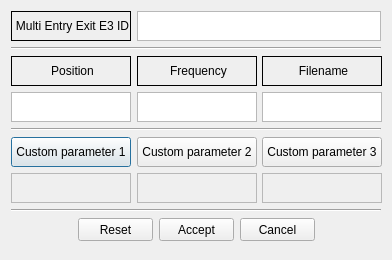
<?xml version="1.0" encoding="UTF-8"?>
<ui version="4.0">
 <class>multiEntryExitE3DetectorItemDialog</class>
 <widget class="QDialog" name="multiEntryExitE3DetectorItemDialog">
  <property name="geometry">
   <rect>
    <x>0</x>
    <y>0</y>
    <width>392</width>
    <height>260</height>
   </rect>
  </property>
  <property name="minimumSize">
   <size>
    <width>392</width>
    <height>260</height>
   </size>
  </property>
  <property name="maximumSize">
   <size>
    <width>392</width>
    <height>260</height>
   </size>
  </property>
  <property name="windowTitle">
   <string>Dialog</string>
  </property>
  <property name="modal">
   <bool>true</bool>
  </property>
  <layout class="QVBoxLayout" name="verticalLayout_3">
   <item>
    <layout class="QHBoxLayout" name="horizontalLayout_12">
     <item>
      <widget class="QLabel" name="LabelId">
       <property name="minimumSize">
        <size>
         <width>120</width>
         <height>30</height>
        </size>
       </property>
       <property name="maximumSize">
        <size>
         <width>120</width>
         <height>30</height>
        </size>
       </property>
       <property name="frameShape">
        <enum>QFrame::Box</enum>
       </property>
       <property name="text">
        <string>&lt;html&gt;&lt;head/&gt;&lt;body&gt;&lt;p align=&quot;center&quot;&gt;Multi Entry Exit E3 ID&lt;/p&gt;&lt;/body&gt;&lt;/html&gt;</string>
       </property>
      </widget>
     </item>
     <item>
      <widget class="QTextEdit" name="TextId">
       <property name="minimumSize">
        <size>
         <width>0</width>
         <height>30</height>
        </size>
       </property>
       <property name="maximumSize">
        <size>
         <width>16777215</width>
         <height>30</height>
        </size>
       </property>
       <property name="textInteractionFlags">
        <set>Qt::TextSelectableByKeyboard|Qt::TextSelectableByMouse</set>
       </property>
      </widget>
     </item>
    </layout>
   </item>
   <item>
    <widget class="Line" name="line_4">
     <property name="orientation">
      <enum>Qt::Horizontal</enum>
     </property>
    </widget>
   </item>
   <item>
    <layout class="QHBoxLayout" name="horizontalLayout_11">
     <item>
      <widget class="QLabel" name="LabelPosition">
       <property name="minimumSize">
        <size>
         <width>120</width>
         <height>30</height>
        </size>
       </property>
       <property name="maximumSize">
        <size>
         <width>120</width>
         <height>30</height>
        </size>
       </property>
       <property name="frameShape">
        <enum>QFrame::Box</enum>
       </property>
       <property name="text">
        <string>&lt;html&gt;&lt;head/&gt;&lt;body&gt;&lt;p align=&quot;center&quot;&gt;Position&lt;/p&gt;&lt;/body&gt;&lt;/html&gt;</string>
       </property>
      </widget>
     </item>
     <item>
      <widget class="QLabel" name="LabelFrequency">
       <property name="minimumSize">
        <size>
         <width>120</width>
         <height>30</height>
        </size>
       </property>
       <property name="maximumSize">
        <size>
         <width>120</width>
         <height>30</height>
        </size>
       </property>
       <property name="frameShape">
        <enum>QFrame::Box</enum>
       </property>
       <property name="text">
        <string>&lt;html&gt;&lt;head/&gt;&lt;body&gt;&lt;p align=&quot;center&quot;&gt;Frequency&lt;/p&gt;&lt;/body&gt;&lt;/html&gt;</string>
       </property>
      </widget>
     </item>
     <item>
      <widget class="QLabel" name="LabelFilename">
       <property name="minimumSize">
        <size>
         <width>120</width>
         <height>30</height>
        </size>
       </property>
       <property name="maximumSize">
        <size>
         <width>120</width>
         <height>30</height>
        </size>
       </property>
       <property name="frameShape">
        <enum>QFrame::Box</enum>
       </property>
       <property name="text">
        <string>&lt;html&gt;&lt;head/&gt;&lt;body&gt;&lt;p align=&quot;center&quot;&gt;Filename&lt;/p&gt;&lt;/body&gt;&lt;/html&gt;</string>
       </property>
      </widget>
     </item>
    </layout>
   </item>
   <item>
    <layout class="QHBoxLayout" name="horizontalLayout_10">
     <item>
      <widget class="QTextEdit" name="TextPosition">
       <property name="minimumSize">
        <size>
         <width>120</width>
         <height>30</height>
        </size>
       </property>
       <property name="maximumSize">
        <size>
         <width>120</width>
         <height>30</height>
        </size>
       </property>
       <property name="textInteractionFlags">
        <set>Qt::TextSelectableByKeyboard|Qt::TextSelectableByMouse</set>
       </property>
      </widget>
     </item>
     <item>
      <widget class="QTextEdit" name="TextFrequency">
       <property name="minimumSize">
        <size>
         <width>120</width>
         <height>30</height>
        </size>
       </property>
       <property name="maximumSize">
        <size>
         <width>120</width>
         <height>30</height>
        </size>
       </property>
       <property name="html">
        <string>&lt;!DOCTYPE HTML PUBLIC &quot;-//W3C//DTD HTML 4.0//EN&quot; &quot;http://www.w3.org/TR/REC-html40/strict.dtd&quot;&gt;
&lt;html&gt;&lt;head&gt;&lt;meta name=&quot;qrichtext&quot; content=&quot;1&quot; /&gt;&lt;style type=&quot;text/css&quot;&gt;
p, li { white-space: pre-wrap; }
&lt;/style&gt;&lt;/head&gt;&lt;body style=&quot; font-family:'MS Shell Dlg 2'; font-size:8.25pt; font-weight:400; font-style:normal;&quot;&gt;
&lt;p style=&quot;-qt-paragraph-type:empty; margin-top:0px; margin-bottom:0px; margin-left:0px; margin-right:0px; -qt-block-indent:0; text-indent:0px;&quot;&gt;&lt;br /&gt;&lt;/p&gt;&lt;/body&gt;&lt;/html&gt;</string>
       </property>
       <property name="textInteractionFlags">
        <set>Qt::TextSelectableByKeyboard|Qt::TextSelectableByMouse</set>
       </property>
      </widget>
     </item>
     <item>
      <widget class="QTextEdit" name="TextFilename">
       <property name="minimumSize">
        <size>
         <width>120</width>
         <height>30</height>
        </size>
       </property>
       <property name="maximumSize">
        <size>
         <width>120</width>
         <height>30</height>
        </size>
       </property>
       <property name="html">
        <string>&lt;!DOCTYPE HTML PUBLIC &quot;-//W3C//DTD HTML 4.0//EN&quot; &quot;http://www.w3.org/TR/REC-html40/strict.dtd&quot;&gt;
&lt;html&gt;&lt;head&gt;&lt;meta name=&quot;qrichtext&quot; content=&quot;1&quot; /&gt;&lt;style type=&quot;text/css&quot;&gt;
p, li { white-space: pre-wrap; }
&lt;/style&gt;&lt;/head&gt;&lt;body style=&quot; font-family:'MS Shell Dlg 2'; font-size:8.25pt; font-weight:400; font-style:normal;&quot;&gt;
&lt;p style=&quot;-qt-paragraph-type:empty; margin-top:0px; margin-bottom:0px; margin-left:0px; margin-right:0px; -qt-block-indent:0; text-indent:0px;&quot;&gt;&lt;br /&gt;&lt;/p&gt;&lt;/body&gt;&lt;/html&gt;</string>
       </property>
       <property name="textInteractionFlags">
        <set>Qt::TextSelectableByKeyboard|Qt::TextSelectableByMouse</set>
       </property>
      </widget>
     </item>
    </layout>
   </item>
   <item>
    <widget class="Line" name="line_5">
     <property name="orientation">
      <enum>Qt::Horizontal</enum>
     </property>
    </widget>
   </item>
   <item>
    <layout class="QHBoxLayout" name="horizontalLayout_13">
     <item>
      <widget class="QPushButton" name="ButtonCustomParameter1Name">
       <property name="minimumSize">
        <size>
         <width>120</width>
         <height>30</height>
        </size>
       </property>
       <property name="maximumSize">
        <size>
         <width>120</width>
         <height>30</height>
        </size>
       </property>
       <property name="text">
        <string>Custom parameter 1</string>
       </property>
      </widget>
     </item>
     <item>
      <widget class="QPushButton" name="ButtonCustomParameter2Name">
       <property name="minimumSize">
        <size>
         <width>120</width>
         <height>30</height>
        </size>
       </property>
       <property name="maximumSize">
        <size>
         <width>120</width>
         <height>30</height>
        </size>
       </property>
       <property name="text">
        <string>Custom parameter 2</string>
       </property>
      </widget>
     </item>
     <item>
      <widget class="QPushButton" name="ButtonCustomParameter3Name">
       <property name="minimumSize">
        <size>
         <width>120</width>
         <height>30</height>
        </size>
       </property>
       <property name="maximumSize">
        <size>
         <width>120</width>
         <height>30</height>
        </size>
       </property>
       <property name="text">
        <string>Custom parameter 3</string>
       </property>
      </widget>
     </item>
    </layout>
   </item>
   <item>
    <layout class="QHBoxLayout" name="horizontalLayout_9">
     <item>
      <widget class="QTextEdit" name="TextCustomParameter1Value">
       <property name="enabled">
        <bool>false</bool>
       </property>
       <property name="minimumSize">
        <size>
         <width>120</width>
         <height>30</height>
        </size>
       </property>
       <property name="maximumSize">
        <size>
         <width>120</width>
         <height>30</height>
        </size>
       </property>
       <property name="verticalScrollBarPolicy">
        <enum>Qt::ScrollBarAlwaysOff</enum>
       </property>
       <property name="horizontalScrollBarPolicy">
        <enum>Qt::ScrollBarAlwaysOff</enum>
       </property>
       <property name="textInteractionFlags">
        <set>Qt::LinksAccessibleByKeyboard|Qt::LinksAccessibleByMouse|Qt::TextBrowserInteraction|Qt::TextEditable|Qt::TextEditorInteraction|Qt::TextSelectableByKeyboard|Qt::TextSelectableByMouse</set>
       </property>
      </widget>
     </item>
     <item>
      <widget class="QTextEdit" name="TextCustomParameter2Value">
       <property name="enabled">
        <bool>false</bool>
       </property>
       <property name="minimumSize">
        <size>
         <width>120</width>
         <height>30</height>
        </size>
       </property>
       <property name="maximumSize">
        <size>
         <width>120</width>
         <height>30</height>
        </size>
       </property>
       <property name="verticalScrollBarPolicy">
        <enum>Qt::ScrollBarAlwaysOff</enum>
       </property>
       <property name="horizontalScrollBarPolicy">
        <enum>Qt::ScrollBarAlwaysOff</enum>
       </property>
       <property name="textInteractionFlags">
        <set>Qt::LinksAccessibleByKeyboard|Qt::LinksAccessibleByMouse|Qt::TextBrowserInteraction|Qt::TextEditable|Qt::TextEditorInteraction|Qt::TextSelectableByKeyboard|Qt::TextSelectableByMouse</set>
       </property>
      </widget>
     </item>
     <item>
      <widget class="QTextEdit" name="TextCustomParameter3Value">
       <property name="enabled">
        <bool>false</bool>
       </property>
       <property name="minimumSize">
        <size>
         <width>120</width>
         <height>30</height>
        </size>
       </property>
       <property name="maximumSize">
        <size>
         <width>120</width>
         <height>30</height>
        </size>
       </property>
       <property name="verticalScrollBarPolicy">
        <enum>Qt::ScrollBarAlwaysOff</enum>
       </property>
       <property name="horizontalScrollBarPolicy">
        <enum>Qt::ScrollBarAlwaysOff</enum>
       </property>
       <property name="textInteractionFlags">
        <set>Qt::LinksAccessibleByKeyboard|Qt::LinksAccessibleByMouse|Qt::TextBrowserInteraction|Qt::TextEditable|Qt::TextEditorInteraction|Qt::TextSelectableByKeyboard|Qt::TextSelectableByMouse</set>
       </property>
      </widget>
     </item>
    </layout>
   </item>
   <item>
    <widget class="Line" name="line_3">
     <property name="orientation">
      <enum>Qt::Horizontal</enum>
     </property>
    </widget>
   </item>
   <item>
    <layout class="QHBoxLayout" name="LayoutButtons_2">
     <item>
      <spacer name="horizontalSpacer_4">
       <property name="orientation">
        <enum>Qt::Horizontal</enum>
       </property>
       <property name="sizeHint" stdset="0">
        <size>
         <width>40</width>
         <height>20</height>
        </size>
       </property>
      </spacer>
     </item>
     <item>
      <widget class="QPushButton" name="ButtonReset">
       <property name="minimumSize">
        <size>
         <width>75</width>
         <height>23</height>
        </size>
       </property>
       <property name="maximumSize">
        <size>
         <width>75</width>
         <height>23</height>
        </size>
       </property>
       <property name="sizeIncrement">
        <size>
         <width>0</width>
         <height>0</height>
        </size>
       </property>
       <property name="text">
        <string>Reset</string>
       </property>
       <property name="icon">
        <iconset resource="../../../../resources/eNetEditorResources.qrc">
         <normaloff>:/main/reset.ico</normaloff>:/main/reset.ico</iconset>
       </property>
      </widget>
     </item>
     <item>
      <widget class="QPushButton" name="ButtonAccept">
       <property name="minimumSize">
        <size>
         <width>75</width>
         <height>23</height>
        </size>
       </property>
       <property name="maximumSize">
        <size>
         <width>75</width>
         <height>23</height>
        </size>
       </property>
       <property name="text">
        <string>Accept</string>
       </property>
       <property name="icon">
        <iconset resource="../../../../resources/eNetEditorResources.qrc">
         <normaloff>:/main/accept.ico</normaloff>:/main/accept.ico</iconset>
       </property>
      </widget>
     </item>
     <item>
      <widget class="QPushButton" name="ButtonCancel">
       <property name="minimumSize">
        <size>
         <width>75</width>
         <height>23</height>
        </size>
       </property>
       <property name="maximumSize">
        <size>
         <width>75</width>
         <height>23</height>
        </size>
       </property>
       <property name="text">
        <string>Cancel</string>
       </property>
       <property name="icon">
        <iconset resource="../../../../resources/eNetEditorResources.qrc">
         <normaloff>:/main/cancel.ico</normaloff>:/main/cancel.ico</iconset>
       </property>
      </widget>
     </item>
     <item>
      <spacer name="horizontalSpacer_5">
       <property name="orientation">
        <enum>Qt::Horizontal</enum>
       </property>
       <property name="sizeHint" stdset="0">
        <size>
         <width>40</width>
         <height>20</height>
        </size>
       </property>
      </spacer>
     </item>
    </layout>
   </item>
  </layout>
 </widget>
 <resources>
  <include location="../../../../resources/eNetEditorResources.qrc"/>
 </resources>
 <connections/>
</ui>
